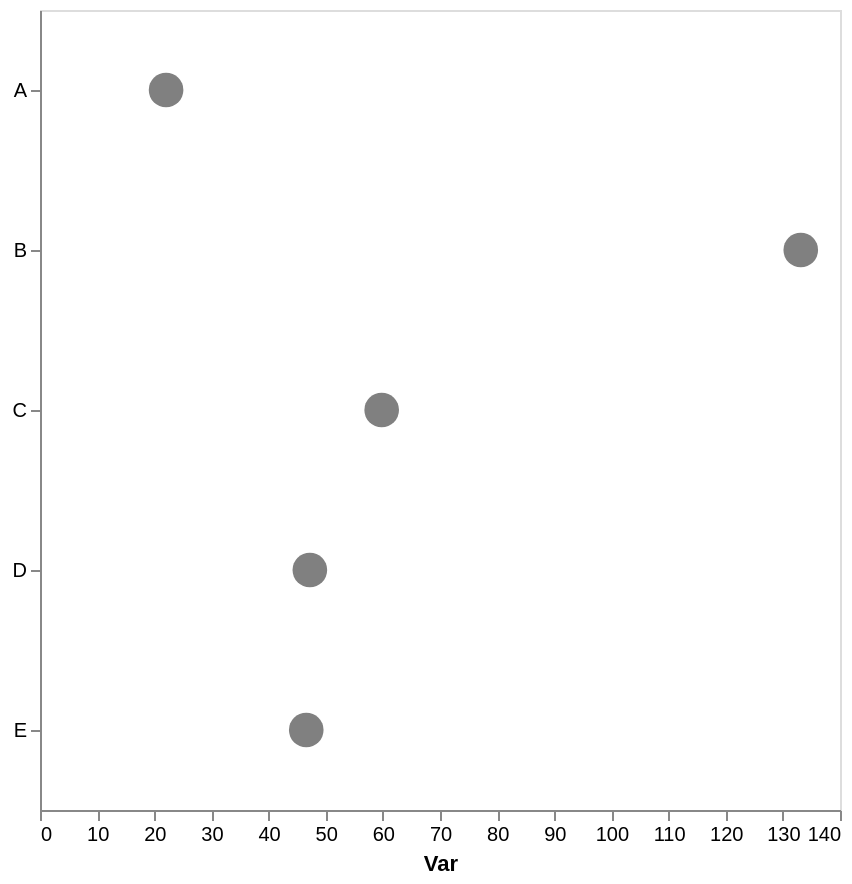

Source (Vega-Lite JSON):
### Vega-Lite specification from a JSON file in a GitHub repository (floating-point values rounded to 4 significant figures)
{"config": {"view": {"continuousWidth": 300, "continuousHeight": 300}, "axis": {"grid": false}, "bar": {"color": "gray"}}, "data": {"name": "data-b12e2af1680d7899d3ad1b00b633f735"}, "mark": {"type": "point", "color": "gray", "filled": true, "size": 300}, "encoding": {"x": {"aggregate": "mean", "axis": {"title": "Var"}, "field": "var1", "type": "quantitative"}, "y": {"axis": {"title": null}, "field": "cat", "type": "nominal"}}, "height": 400, "width": 400, "$schema": "https://vega.github.io/schema/vega-lite/v5.17.0.json", "datasets": {"data-b12e2af1680d7899d3ad1b00b633f735": [{"cat": "E", "var1": 38.07, "var2": 52.47}, {"cat": "D", "var1": 44.63, "var2": 43.57}, {"cat": "E", "var1": 55.12, "var2": 46.35}, {"cat": "C", "var1": 53.79, "var2": 58.53}, {"cat": "A", "var1": 23.79, "var2": 51.2}, {"cat": "D", "var1": 54.49, "var2": 37.14}, {"cat": "A", "var1": 20.34, "var2": 60.14}, {"cat": "C", "var1": 63.94, "var2": 41.21}, {"cat": "B", "var1": 133.1, "var2": 53.22}, {"cat": "D", "var1": 45.8, "var2": 68.27}, {"cat": "C", "var1": 61.65, "var2": 60.1}, {"cat": "D", "var1": 43.98, "var2": 35.51}]}}
